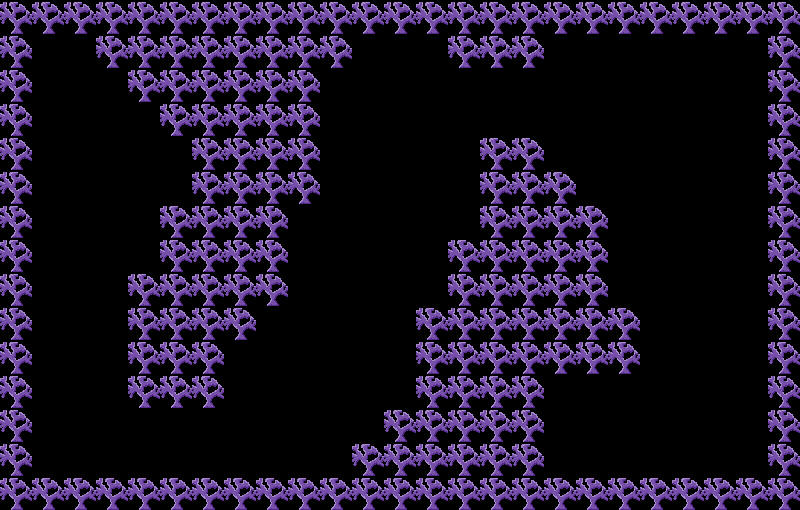

A 2D game scene composited from a Tiled map and its tileset images. What follows is a short description and the map's XML, with every tile layer's data as written:
An orthogonal 25x15 tile map with 32x34 px tiles, 1 tile layer (layer1).

<map version="1.9" tiledversion="1.9.2" orientation="orthogonal" renderorder="right-down" width="25" height="15" tilewidth="32" tileheight="34" infinite="0" nextlayerid="2" nextobjectid="1">
 <editorsettings>
  <export target="labymap.json" format="json" />
 </editorsettings>
 <tileset firstgid="1" name="coral" tilewidth="32" tileheight="32" tilecount="1" columns="1">
  <image source="../Images/coral.png" trans="000000" width="32" height="32" />
  <tile id="0">
   <properties>
    <property name="collides" type="bool" value="true" />
   </properties>
  </tile>
 </tileset>
 <layer id="1" name="layer1" width="25" height="15">
  <data encoding="csv">
1,1,1,1,1,1,1,1,1,1,1,1,1,1,1,1,1,1,1,1,1,1,1,1,1,
1,0,0,1,1,1,1,1,1,1,1,0,0,0,1,1,1,0,0,0,0,0,0,0,1,
1,0,0,0,1,1,1,1,1,1,0,0,0,0,0,0,0,0,0,0,0,0,0,0,1,
1,0,0,0,0,1,1,1,1,1,0,0,0,0,0,0,0,0,0,0,0,0,0,0,1,
1,0,0,0,0,0,1,1,1,1,0,0,0,0,0,1,1,0,0,0,0,0,0,0,1,
1,0,0,0,0,0,1,1,1,1,0,0,0,0,0,1,1,1,0,0,0,0,0,0,1,
1,0,0,0,0,1,1,1,1,0,0,0,0,0,0,1,1,1,1,0,0,0,0,0,1,
1,0,0,0,0,1,1,1,1,0,0,0,0,0,1,1,1,1,1,0,0,0,0,0,1,
1,0,0,0,1,1,1,1,1,0,0,0,0,0,1,1,1,1,1,0,0,0,0,0,1,
1,0,0,0,1,1,1,1,0,0,0,0,0,1,1,1,1,1,1,1,0,0,0,0,1,
1,0,0,0,1,1,1,0,0,0,0,0,0,1,1,1,1,1,1,1,0,0,0,0,1,
1,0,0,0,1,1,1,0,0,0,0,0,0,1,1,1,1,0,0,0,0,0,0,0,1,
1,0,0,0,0,0,0,0,0,0,0,0,1,1,1,1,1,0,0,0,0,0,0,0,1,
1,0,0,0,0,0,0,0,0,0,0,1,1,1,1,1,1,0,0,0,0,0,0,0,1,
1,1,1,1,1,1,1,1,1,1,1,1,1,1,1,1,1,1,1,1,1,1,1,1,1
</data>
 </layer>
</map>
